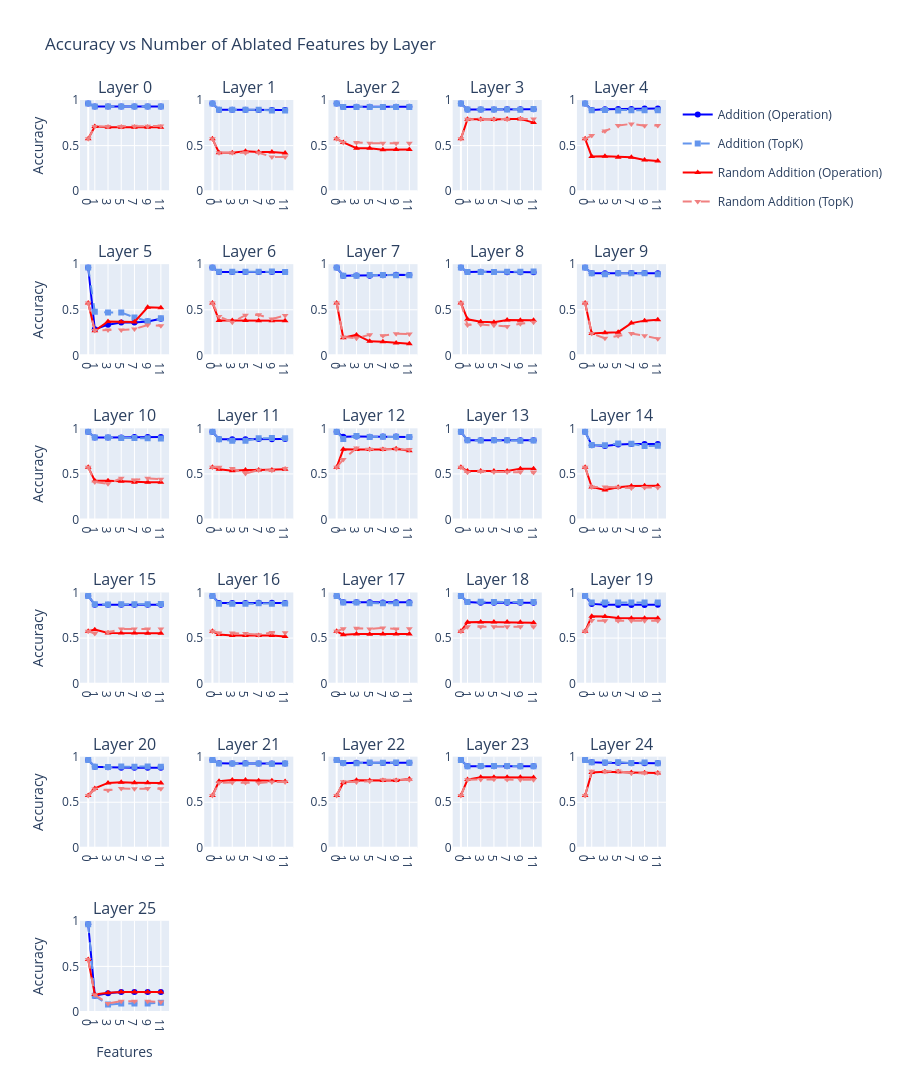

The notebook cell this image was saved under:
### Code cell
addition_config = {
    ('addition', 'operation_ablation'): {'color': 'blue', 'linestyle': '-', 'marker': 'o', 'label': 'Addition (Operation)', 
                                         'name': 'Addition (Operation)', 'dash': 'solid', 'symbol': 'circle',
                                         'linewidth': 2.5, 'markersize': 8},
    ('addition', 'topk_ablation'): {'color': 'cornflowerblue', 'linestyle': '--', 'marker': 's', 'label': 'Addition (TopK)',
                                    'name': 'Addition (TopK)', 'dash': 'dash', 'symbol': 'square',
                                    'linewidth': 2.5, 'markersize': 8},
    ('random_addition', 'operation_ablation'): {'color': 'red', 'linestyle': '-', 'marker': '^', 'label': 'Random Addition (Operation)',
                                                'name': 'Random Addition (Operation)', 'dash': 'solid', 'symbol': 'triangle-up',
                                                'linewidth': 2.5, 'markersize': 8},
    ('random_addition', 'topk_ablation'): {'color': 'lightcoral', 'linestyle': '--', 'marker': 'v', 'label': 'Random Addition (TopK)',
                                           'name': 'Random Addition (TopK)', 'dash': 'dash', 'symbol': 'triangle-down',
                                           'linewidth': 2.5, 'markersize': 8}
}

# Generate the plots
plot_accuracy_by_features_per_layer(accuracy_results, addition_config)
# Generate the interactive plots
plot_accuracy_by_features_interactive(accuracy_results, addition_config)
